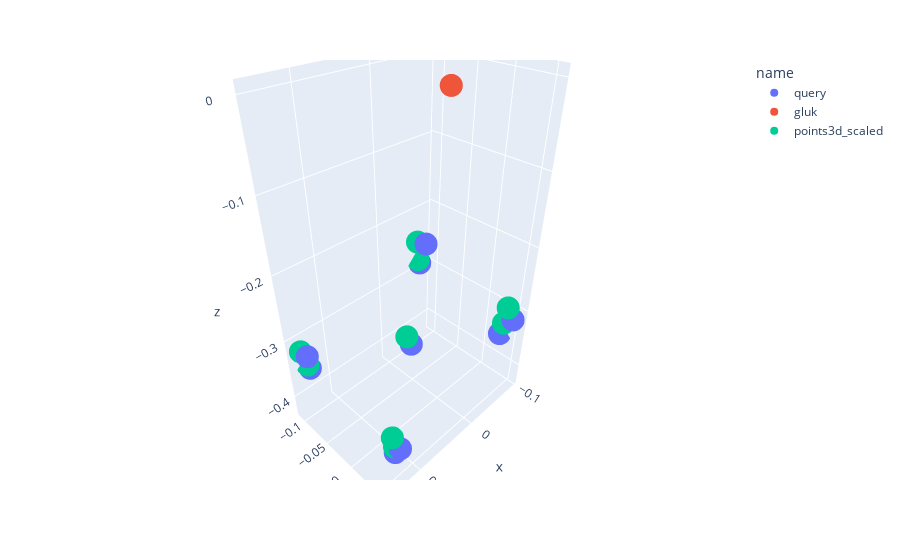

Notebook code for this chart:
### Code cell
points3d_df = build_df(points_3d_query, "query")
#points3d_df = points3d_df.append(build_df(points_3d_result, "result"))
points3d_df = points3d_df.append(build_df(points3d_scaled, "points3d_scaled"))
fig = px.scatter_3d(points3d_df, x="x", y="y", z="z", color="name")
fig.show()

### Figure 1 — Plotly figure (JSON) as saved in the notebook; plotly's stock layout.template omitted (floating-point values rounded to 4 significant figures)
{"data": [{"hovertemplate": "name=query<br>x=%{x}<br>y=%{y}<br>z=%{z}<extra></extra>", "legendgroup": "query", "marker": {"color": "#636efa", "symbol": "circle"}, "mode": "markers", "name": "query", "scene": "scene", "showlegend": true, "type": "scatter3d", "x": [0.02751, -0.09573, -0.07365, -0.07838, -0.05631, 0.1113, 0.1334, 0.1287, 0.1508], "y": [-0.02548, 0.02887, -0.109, 0.05712, -0.08071, 0.02975, -0.1081, 0.05799, -0.07984], "z": [-0.331, -0.3567, -0.291, -0.3033, -0.2376, -0.4244, -0.3587, -0.371, -0.3053]}, {"hovertemplate": "name=gluk<br>x=%{x}<br>y=%{y}<br>z=%{z}<extra></extra>", "legendgroup": "gluk", "marker": {"color": "#EF553B", "symbol": "circle"}, "mode": "markers", "name": "gluk", "scene": "scene", "showlegend": true, "type": "scatter3d", "x": [0, 0], "y": [0, 0], "z": [0, 0]}, {"hovertemplate": "name=points3d_scaled<br>x=%{x}<br>y=%{y}<br>z=%{z}<extra></extra>", "legendgroup": "points3d_scaled", "marker": {"color": "#00cc96", "symbol": "circle"}, "mode": "markers", "name": "points3d_scaled", "scene": "scene", "showlegend": true, "type": "scatter3d", "x": [0.03224, -0.08467, -0.07133, -0.07101, -0.05767, 0.1222, 0.1355, 0.1358, 0.1492], "y": [-0.02881, 0.03978, -0.1103, 0.05185, -0.09828, 0.04066, -0.1095, 0.05272, -0.0974], "z": [-0.317, -0.3236, -0.2847, -0.2816, -0.2428, -0.3912, -0.3523, -0.3492, -0.3104]}], "layout": {"legend": {"title": {"text": "name"}, "tracegroupgap": 0}, "margin": {"t": 60}, "scene": {"domain": {"x": [0, 1], "y": [0, 1]}, "xaxis": {"title": {"text": "x"}}, "yaxis": {"title": {"text": "y"}}, "zaxis": {"title": {"text": "z"}}}}}
